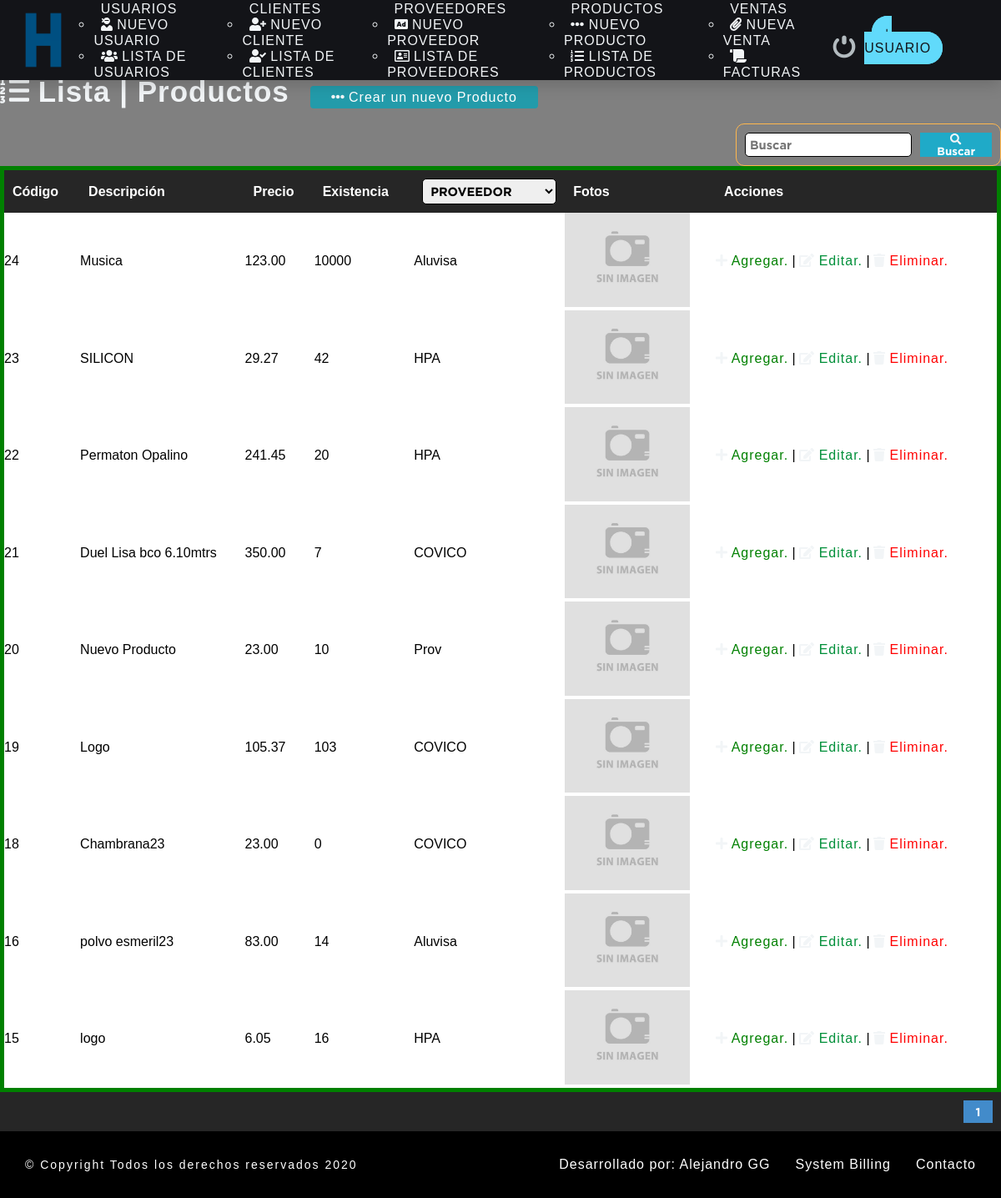
The page /sistema/lista_producto.php (signed in) on the database its author committed.
### tables this page shows
CREATE TABLE `producto` (
  `codproducto` int(11) NOT NULL,
  `descripcion` varchar(100) DEFAULT NULL,
  `proveedor` int(11) DEFAULT NULL,
  `precio` decimal(10,2) DEFAULT NULL,
  `existencia` int(11) DEFAULT NULL,
  `date_add` datetime DEFAULT current_timestamp(),
  `usuario_id` int(11) NOT NULL,
  `estatus` int(11) NOT NULL DEFAULT 1,
  `foto` text DEFAULT NULL
);

CREATE TABLE `proveedor` (
  `codproveedor` int(11) NOT NULL,
  `proveedor` varchar(100) DEFAULT NULL,
  `contacto` varchar(100) DEFAULT NULL,
  `telefono` bigint(11) DEFAULT NULL,
  `direccion` text DEFAULT NULL,
  `date_add` datetime DEFAULT current_timestamp(),
  `usuario_id` int(11) NOT NULL,
  `estatus` int(11) NOT NULL DEFAULT 1
);

### sistema/lista_producto.php (the view, shortened to what this page needs)
<?php
include "../conexion.php";
?>
<!DOCTYPE html>
<html lang="en">
<head>
	<?php
	include "includes/scripts.php";
	?>
</head>
<body>
	<?php
	include "includes/nav.php"
	?><br><br>
	<br>
	<br>
	<br>
	<section id="container">
	<h1><i class="fas fa-list-ol"></i>  Lista | Productos</h1>
	<a href="registro_producto.php" class="btn_new"><i class="fas fa-ellipsis-h"></i> Crear un nuevo Producto</a>
	<br>
    <br>
<form action="buscar_producto.php" method="get" class="form_search">
	<input type="text" name="busqueda" id="busqueda" placeholder="Buscar" value="">
	<button type="submit" class="btn_search"><i class="fas fa-search"></i> Buscar</button>
</form>
	<table>
		<tr>
			<th>Código</th>
			<th>Descripción</th>
			<th>Precio</th>
			<th>Existencia</th>
			<th>
        <select name="proveedor" id="search_proveedor">
        	<option value= "" selected>PROVEEDOR</option>
          </select>
			</th>
			<th>Fotos</th>
			<th>Acciones</th>
		</tr>
		<?php
		$sql_register = mysqli_query($conection, "SELECT COUNT(*) AS total_registro FROM producto Where estatus = 1");
		$result_register = mysqli_fetch_array($sql_register);
		$total_registro = $result_register['total_registro'];
		$por_pagina = 10;
		if(empty($_GET['pagina'])){
			$pagina = 1;
		}
		else{
			$pagina = $_GET['pagina'];
		}
		$desde = ($pagina-1) * $por_pagina;
		 $total_paginas = ceil($total_registro / $por_pagina);
		$query = mysqli_query($conection, "SELECT p.codproducto, p.descripcion, p.precio, p.existencia, pr.proveedor, p.foto
			FROM producto as p
		    INNER JOIN  proveedor as pr
		    ON p.proveedor = pr.codproveedor
			 WHERE p.estatus = 1 ORDER BY p.codproducto DESC LIMIT $desde,$por_pagina");
		$result = mysqli_num_rows($query);
		if($result > 0)
		{
			while ($data= mysqli_fetch_array($query))
			{
				if($data['foto'] != 'sinimagen.jpg'){
					$foto = 'img/inventario/'.$data['foto'];
				}else{
					$foto = 'img/'.$data['foto'];
				}
			?>
		<tr class="row<?php echo $data['codproducto'] ?>">
			<td><?php echo $data['codproducto'] ?></td>
			<td><?php echo $data['descripcion'] ?></td>
			<td class="celPrecio"><?php echo $data['precio'] ?></td>
			<td class="celExistencia"><?php echo $data['existencia'] ?></td>
			<td><?php echo $data['proveedor'] ?></td>
		    <td ><img src="<?php echo $foto; ?>" alt="<?php echo $data['descripcion'] ?>" class="img_producto"></td>
                   <?php  if($_SESSION['rol'] == 1 || $_SESSION['rol'] == 2){?>
			<td>
				<a class="link_add add_product" product = "<?php echo $data["codproducto"]; ?>" href="#"><i class="fas fa-plus"></i> Agregar.</a> |
				<a class="link_edit" href="editar_producto.php?id=<?php echo $data["codproducto"]; ?>"><i class="fas fa-edit"></i> Editar.</a>
                |
				<a class="link_delete del_product" href="#" product = "<?php echo $data["codproducto"]; ?>"><i class="fas fa-trash"></i> Eliminar.</a>
			</td>
				<?php  }?>
		</tr>
	<?php
		}
	  }
	?>
	</table>
	<div class ="paginador">
		<ul>
			<?php
           for ($i=1; $i <= $total_paginas; $i++) {
           	if($i == $pagina)
           	{
             echo '<li class="pageselected">'.$i.'</li>';
           	}else{
           	echo '<li><a href="?pagina='.$i.'">'.$i.'</a></li>';
           }
           }
			?>
		</ul>
	</div>
	</section>
</body>
<?php
	include "includes/footer.php"
	?>
</html>

### sistema/includes/scripts.php (shortened to what this page needs)
<link rel="stylesheet" type="text/css" href="css/style.css">

### sistema/includes/nav.php (shortened to what this page needs)
<!DOCTYPE html>
<html lang="en">
<head>
    <link rel="stylesheet" type="text/css" href="css/style.css">
</head>
    <nav>
        <div class="logo">
           <a href="index.php"> <img src="img/h.png" alt="Logo Image"></a>
        </div>
        <ul class="nav-links">
             <?php
        if($_SESSION['rol'] ==1){
        ?>
            <li><a href="#">Usuarios</a>
            <ul>
                <li><a href="registro_usuario.php"><i class="fas fa-user-ninja"></i> Nuevo Usuario</a></li>
                <li> <a href="lista_usuario.php"><i class="fas fa-users"></i> Lista de Usuarios</a></li>
            </ul>
            </li>
            <?php
      }?>
            <li><a href="#">Clientes</a>
                <ul>
                <li><a href="registro_cliente.php"><i class="fas fa-user-plus"></i> Nuevo Cliente</a></li>
                <li> <a href="lista_cliente.php"><i class="fas fa-user-check"></i> Lista de Clientes</a></li>
            </ul>
          </li>
            <li><a href="#">Proveedores</a>
            <ul class="nav-dropdown">
            <li>
             <a href="registro_proveedor.php"><i class="fas fa-ad"></i> Nuevo Proveedor</a>
            </li>
            <li>
              <a href="lista_proveedor.php"><i class="far fa-address-card"></i> Lista de Proveedores</a>
            </li>
          </ul>
        </li>
            <li><a href="#">Productos</a>
               <ul class="nav-dropdown">
            <?php if($_SESSION['rol'] ==1 || $_SESSION['rol'] ==2){?>
            <li>
              <a href="registro_producto.php"><i class="fas fa-ellipsis-h"></i> Nuevo Producto</a>
            </li>
             <?php }  ?>
            <li>
              <a href="lista_producto.php"><i class="fas fa-list-ol"></i> Lista de Productos</a>
            </li>
          </ul>
        </li>
        <li>
          <a href="#!">Ventas</a>
          <ul class="nav-dropdown">
            <li>
              <a href="nueva_venta.php"><i class="fas fa-paperclip"></i> Nueva Venta</a>
            </li>
            <li>
              <a href="ventas.php"><i class="fas fa-scroll"></i> Facturas</a>
            </li>
          </ul>
        </li>
            <li> <a href="salir.php"><img class="close" src="img/salir.png" alt="Salir del sistema" title="Salir"></a></li>
            <li><a class="join-button" href="registro_usuario.php">+ Usuario</a></li>
        </ul>
    </nav>
</html>

### sistema/includes/footer.php
<footer class="footer footer--small">
  <p>&copy; Copyright Todos los derechos reservados 2020</p>
  <ul class="footer__links">
    <li>
      <a href="https://www.facebook.com/siterebranding" title="Pagina creada por Alejandro Garcia" target="_blank" rel="noopener noreferrer">Desarrollado por: Alejandro GG</a>
    </li>
    <li>
      <a href="index.php" title="Sistema de facturacion a tu necesidad"  target="_blank" rel="noopener noreferrer">System Billing</a>
    </li>
    <li>
      <a href="mailto:alejandrogagati@gmail.com" title="Da click para contactar al desarrollador">Contacto</a>
    </li>
  </ul>
</footer>

### sistema/css/style.css (style rules this page uses)
* { margin: 0; padding: 0; color: #f2f5f7; box-sizing: border-box; font-family: 'GothamBold', cursive; }
body { background: gray; margin: 0; padding: 0; }
h1, h2, h3, h4, h5, h6 { font-family: 'arial'; font-weight: bold; letter-spacing: 1px; }
h1 { font-size: 26px; }
p { font-family: 'arial'; letter-spacing: 2px; font-size: 14px; line-height: 20px; }
a { text-decoration: none; font-family: arial; letter-spacing: 1px; }
body { overflow-x: hidden; }
nav { height: 6rem; width: 100vw; background-color: #131418; box-shadow: 0 3px 20px rgba(0, 0, 0, 0.2); display: flex; position: fixed; z-index: 10; }
.logo { padding:1vh 1vw; text-align: center; }
.logo img { height: 5rem; width: 5rem; }
.nav-links { display: flex; list-style: none; width: 88vw; padding: 0 0.7vw; justify-content: space-evenly; align-items: center; text-transform: uppercase; }
.nav-links li a { text-decoration: none; margin: 0 0.7vw; }
.nav-links li { position: relative; }
.nav-links li a::before { content: ""; display: block; height: 3px; width: 0%; background-color: #61DAFB; position: absolute; transition: all ease-in-out 250ms; margin: 0 0 0 10%; }
.join-button { color: #131418; background-color: #61DAFB; border: 1.5px solid #61DAFB; border-radius: 2em; padding: 0.6rem 0.8rem; font-size: 1rem; cursor: pointer; }
form { background: #262626; color:gray; margin: auto; padding: 20px 50px; border: 1px solid #ffb74d; }
input,select { display: block; width: 100%; font-size: 11pt; padding: 5px; border: 1px solid #000000; border-radius: 5px; color: black; }
#container h1 { font-size: 35px; display:inline-block; }
.btn_new { display: auto; background: #239baa; color: white; padding: 5px 25px; border-radius: 4px; margin: 20px; }
table { border-collapse: collapse; font-size: 12pt; font-family: 'arial'; width: 100%; border: green 5px solid }
td { background: #fff; color: #000000; border: green 5px solid font-size: 12pt; font-family: 'arial'; }
table th { text-align: left; padding: 10px; background:#262626; color:#fff; font-size: 12pt; font-family: 'arial'; }
table tr:nth-child(odd) { background: #c88719; }
.link_edit { color:#008f39; }
.link_delete { color:#ff0000; }
.link_add { color: green; }
.paginador ul { padding: 10px; list-style: none; background: #262626; display: -webkit-flex; display: -moz-flex; display: -o-flex ; display: flex; justify-content: flex-end; }
.paginador a, .pageselected { color: #fff; border:1px solid #ddd; padding: 5px; display: inline-block; font-size: 14px; text-align:center; width: 35px; }
.pageselected { color: #fff; background: #428bca; border: 1px solid #428bca; }
.form_search { display: -webkit-flex; display: -moz-flex; display: -o-flex ; display: flex; float: right; background: initial; padding: 10px; border-radius: 10px; }
.form_search .btn_search { background: #1faac8; color: #fff; padding: 0 20px; border: 0; cursor:pointer; margin-left: 10px; }
.footer { background: #c88719; width: 100%; position: relative; text-align: center; color: #000000; display: flex; flex-direction: row; padding: 30px; }
.footer p, .footer a { margin: 0; font-size: $footer-text; color: white; }
.footer__links { margin: 0; padding: 0; list-style: none; display: flex; flex-direction: row; }
.footer__links li { margin-right: 30px; }
.footer__links li:last-child { margin-right: 0; color: white; }
.footer--small { background: #000000; color: white; justify-content: space-between; }
.footer--small p, .footer--small a { color: $text-white; }
.img_producto { width: 150px; height: auto; margin: auto; }

### rows shown on the page
producto: codproducto "24", descripcion "Musica", precio "123.00", existencia "10000", proveedor.proveedor "Aluvisa", foto (picture)
producto: codproducto "23", descripcion "SILICON", precio "29.27", existencia "42", proveedor.proveedor "HPA", foto (picture)
producto: codproducto "22", descripcion "Permaton Opalino", precio "241.45", existencia "20", proveedor.proveedor "HPA", foto (picture)
producto: codproducto "21", descripcion "Duel Lisa bco 6.10mtrs", precio "350.00", existencia "7", proveedor.proveedor "COVICO", foto (picture)
producto: codproducto "20", descripcion "Nuevo Producto", precio "23.00", existencia "10", proveedor.proveedor "Prov", foto (picture)
producto: codproducto "19", descripcion "Logo", precio "105.37", existencia "103", proveedor.proveedor "COVICO", foto (picture)
producto: codproducto "18", descripcion "Chambrana23", precio "23.00", existencia "0", proveedor.proveedor "COVICO", foto (picture)
producto: codproducto "16", descripcion "polvo esmeril23", precio "83.00", existencia "14", proveedor.proveedor "Aluvisa", foto (picture)
producto: codproducto "15", descripcion "logo", precio "6.05", existencia "16", proveedor.proveedor "HPA", foto (picture)
